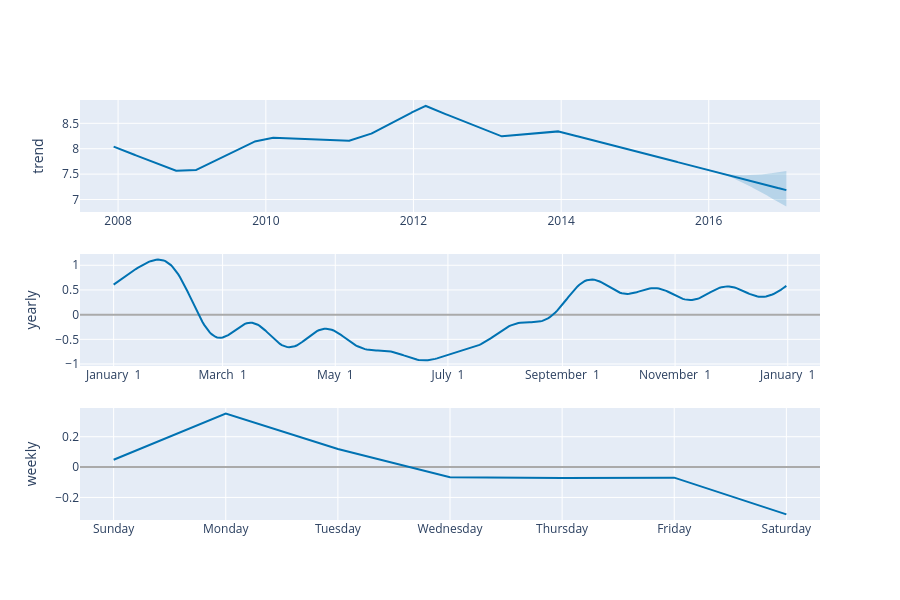

Notebook cell for this chart:
### Code cell
plot_components_plotly(m, forecast)

### Figure 1 — Plotly figure (JSON) as saved in the notebook; plotly's stock layout.template omitted (floating-point values rounded to 4 significant figures; data arrays with more than 128 entries replaced by an {"elided": "..."} marker saying what was removed)
{"data": [{"line": {"color": "#0072B2", "width": 2}, "mode": "lines", "name": "trend", "type": "scatter", "x": {"elided": "3270 str values"}, "xaxis": "x", "y": {"elided": "3270 float values"}, "yaxis": "y"}, {"line": {"color": "rgba(0, 114, 178, 0.2)", "width": 0}, "mode": "lines", "name": "trend_upper", "type": "scatter", "x": {"elided": "3270 str values"}, "xaxis": "x", "y": {"elided": "3270 float values"}, "yaxis": "y"}, {"fill": "tonexty", "fillcolor": "rgba(0, 114, 178, 0.2)", "line": {"color": "rgba(0, 114, 178, 0.2)", "width": 0}, "mode": "lines", "name": "trend_lower", "type": "scatter", "x": {"elided": "3270 str values"}, "xaxis": "x", "y": {"elided": "3270 float values"}, "yaxis": "y"}, {"line": {"color": "#0072B2", "width": 2}, "mode": "lines", "name": "yearly", "type": "scatter", "x": {"elided": "365 str values"}, "xaxis": "x2", "y": {"elided": "365 float values"}, "yaxis": "y2"}, {"line": {"color": "#0072B2", "width": 2}, "mode": "lines", "name": "weekly", "type": "scatter", "x": ["2017-01-01T00:00:00", "2017-01-02T00:00:00", "2017-01-03T00:00:00", "2017-01-04T00:00:00", "2017-01-05T00:00:00", "2017-01-06T00:00:00", "2017-01-07T00:00:00"], "xaxis": "x3", "y": [0.0483, 0.3523, 0.1196, -0.06666, -0.07227, -0.06958, -0.3117], "yaxis": "y3"}], "layout": {"height": 600, "showlegend": false, "width": 900, "xaxis": {"anchor": "y", "domain": [0, 1], "range": ["2007-06-26T14:24:00", "2017-07-04T09:36:00"], "type": "date"}, "xaxis2": {"anchor": "y2", "domain": [0, 1], "range": ["2016-12-13T18:54:02.958904115", "2018-01-18T11:04:57.863013581"], "tickformat": "%B %e", "type": "date"}, "xaxis3": {"anchor": "y3", "domain": [0, 1], "range": ["2016-12-31T16:48:00", "2017-01-07T07:12:00"], "tickformat": "%A", "type": "date"}, "yaxis": {"anchor": "x", "autorange": true, "domain": [0.7333, 1], "range": [6.755, 8.959], "rangemode": "normal", "title": {"text": "trend"}, "type": "linear", "zerolinecolor": "#AAA"}, "yaxis2": {"anchor": "x2", "autorange": true, "domain": [0.3667, 0.6333], "range": [-1.04, 1.228], "title": {"text": "yearly"}, "type": "linear", "zerolinecolor": "#AAA"}, "yaxis3": {"anchor": "x3", "autorange": true, "domain": [0, 0.2667], "range": [-0.3486, 0.3892], "title": {"text": "weekly"}, "type": "linear", "zerolinecolor": "#AAA"}}}
